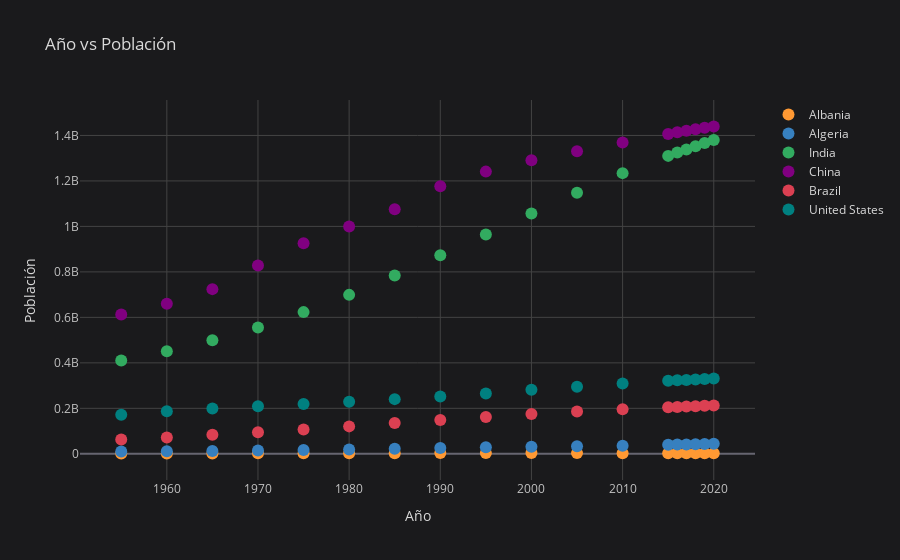

The notebook cell this image was saved under:
### Code cell
data[['Albania','Algeria','India', 'China', "Brazil", "United States"]].iplot(kind="scatter", mode="markers", xTitle="Año", yTitle="Población", title="Año vs Población")

### Figure 1 — Plotly figure (JSON) as saved in the notebook; plotly's stock layout.template omitted (floating-point values rounded to 4 significant figures)
{"data": [{"line": {"color": "rgba(255, 153, 51, 1.0)", "dash": "solid", "shape": "linear", "width": 1.3}, "marker": {"size": 12, "symbol": "circle"}, "mode": "markers", "name": "Albania", "text": "", "type": "scatter", "x": [1955, 1960, 1965, 1970, 1975, 1980, 1985, 1990, 1995, 2000, 2005, 2010, 2015, 2016, 2017, 2018, 2019, 2020], "y": [1419994, 1636090, 1896171, 2150707, 2411732, 2682690, 2969672, 3286073, 3112936, 3129243, 3086810, 2948023, 2890513, 2886438, 2884169, 2882740, 2880917, 2877797]}, {"line": {"color": "rgba(55, 128, 191, 1.0)", "dash": "solid", "shape": "linear", "width": 1.3}, "marker": {"size": 12, "symbol": "circle"}, "mode": "markers", "name": "Algeria", "text": "", "type": "scatter", "x": [1955, 1960, 1965, 1970, 1975, 1980, 1985, 1990, 1995, 2000, 2005, 2010, 2015, 2016, 2017, 2018, 2019, 2020], "y": [9774283, 11057863, 12550885, 14464985, 16607707, 19221665, 22431502, 25758869, 28757785, 31042235, 33149724, 35977455, 39728025, 40551392, 41389189, 42228408, 43053054, 43851044]}, {"line": {"color": "rgba(50, 171, 96, 1.0)", "dash": "solid", "shape": "linear", "width": 1.3}, "marker": {"size": 12, "symbol": "circle"}, "mode": "markers", "name": "India", "text": "", "type": "scatter", "x": [1955, 1960, 1965, 1970, 1975, 1980, 1985, 1990, 1995, 2000, 2005, 2010, 2015, 2016, 2017, 2018, 2019, 2020], "y": [409880595, 450547679, 499123324, 555189792, 623102897, 698952844, 784360008, 873277798, 963922588, 1056575549, 1147609927, 1234281170, 1310152403, 1324517249, 1338676785, 1352642280, 1366417754, 1380004385]}, {"line": {"color": "rgba(128, 0, 128, 1.0)", "dash": "solid", "shape": "linear", "width": 1.3}, "marker": {"size": 12, "symbol": "circle"}, "mode": "markers", "name": "China", "text": "", "type": "scatter", "x": [1955, 1960, 1965, 1970, 1975, 1980, 1985, 1990, 1995, 2000, 2005, 2010, 2015, 2016, 2017, 2018, 2019, 2020], "y": [612241554, 660408056, 724218968, 827601394, 926240885, 1000089235, 1075589361, 1176883674, 1240920535, 1290550765, 1330776380, 1368810615, 1406847870, 1414049351, 1421021791, 1427647786, 1433783686, 1439323776]}, {"line": {"color": "rgba(219, 64, 82, 1.0)", "dash": "solid", "shape": "linear", "width": 1.3}, "marker": {"size": 12, "symbol": "circle"}, "mode": "markers", "name": "Brazil", "text": "", "type": "scatter", "x": [1955, 1960, 1965, 1970, 1975, 1980, 1985, 1990, 1995, 2000, 2005, 2010, 2015, 2016, 2017, 2018, 2019, 2020], "y": [62533919, 72179226, 83373530, 95113265, 107216205, 120694009, 135274080, 149003223, 162019896, 174790340, 186127103, 195713635, 204471769, 206163053, 207833823, 209469323, 211049527, 212559417]}, {"line": {"color": "rgba(0, 128, 128, 1.0)", "dash": "solid", "shape": "linear", "width": 1.3}, "marker": {"size": 12, "symbol": "circle"}, "mode": "markers", "name": "United States", "text": "", "type": "scatter", "x": [1955, 1960, 1965, 1970, 1975, 1980, 1985, 1990, 1995, 2000, 2005, 2010, 2015, 2016, 2017, 2018, 2019, 2020], "y": [171685336, 186720571, 199733676, 209513341, 219081251, 229476354, 240499825, 252120309, 265163745, 281710909, 294993511, 309011475, 320878310, 323015995, 325084756, 327096265, 329064917, 331002651]}], "layout": {"autosize": true, "legend": {"bgcolor": "#1A1A1C", "font": {"color": "#D9D9D9"}}, "paper_bgcolor": "#1A1A1C", "plot_bgcolor": "#1A1A1C", "title": {"font": {"color": "#D9D9D9"}, "text": "Año vs Población"}, "xaxis": {"autorange": true, "gridcolor": "#434343", "range": [1951.0, 2024.0], "showgrid": true, "tickfont": {"color": "#C2C2C2"}, "title": {"font": {"color": "#D9D9D9"}, "text": "Año"}, "type": "linear", "zerolinecolor": "#666570"}, "yaxis": {"autorange": true, "gridcolor": "#434343", "range": [-160000000.0, 1601000000.0], "showgrid": true, "tickfont": {"color": "#C2C2C2"}, "title": {"font": {"color": "#D9D9D9"}, "text": "Población"}, "type": "linear", "zerolinecolor": "#666570"}}}
